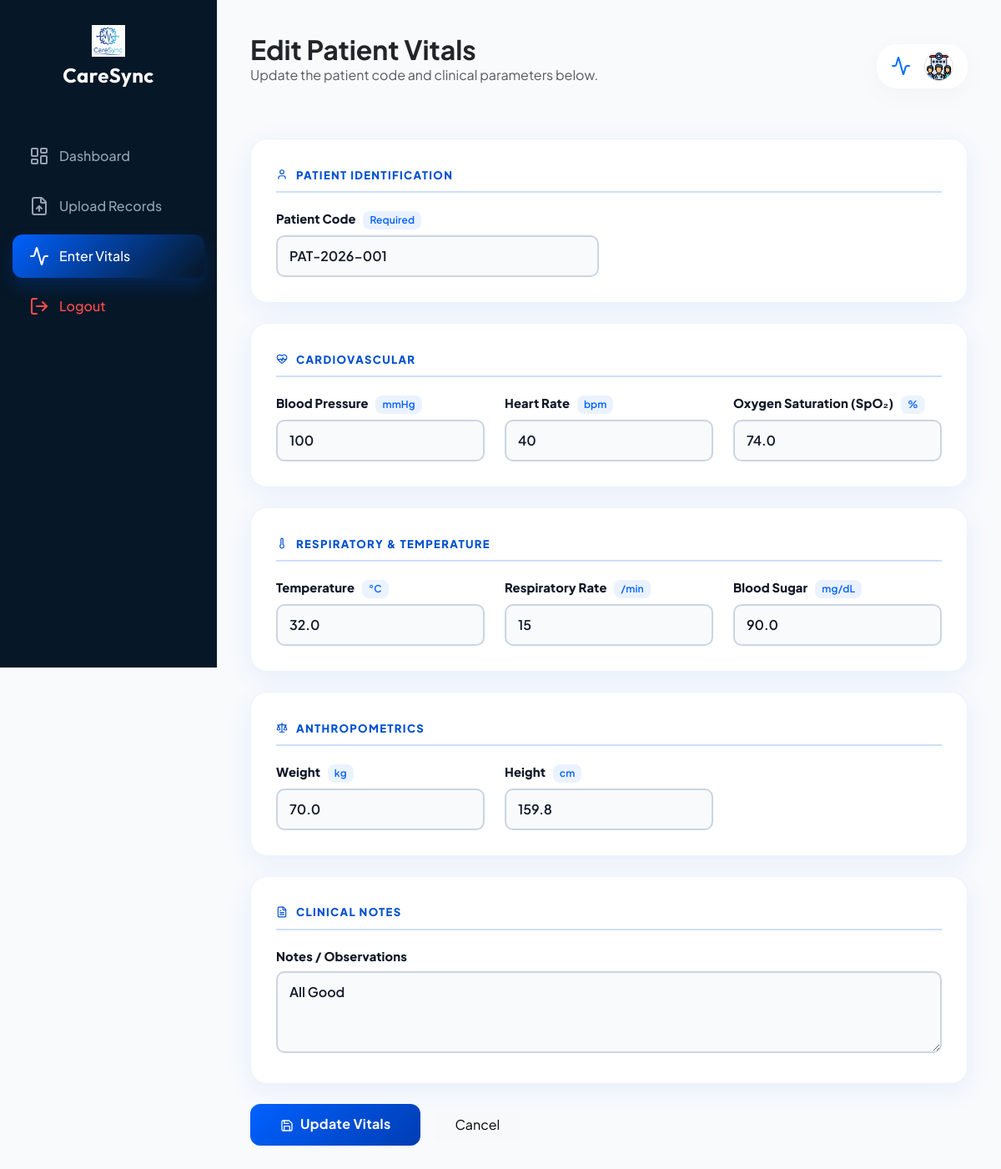
The page /Attendee/edit_vitals.php?id=1 (signed in) on the database its author committed.
### tables this page shows
CREATE TABLE `vitals` (
  `id` int(11) NOT NULL,
  `patient_code` varchar(20) NOT NULL,
  `attendee_code` varchar(20) DEFAULT NULL,
  `blood_pressure` varchar(20) DEFAULT NULL COMMENT 'e.g. 120/80',
  `heart_rate` int(11) DEFAULT NULL COMMENT 'bpm',
  `temperature` decimal(4,1) DEFAULT NULL COMMENT 'Celsius',
  `respiratory_rate` int(11) DEFAULT NULL COMMENT 'breaths/min',
  `oxygen_saturation` decimal(4,1) DEFAULT NULL COMMENT 'percent',
  `blood_sugar` decimal(6,1) DEFAULT NULL COMMENT 'mg/dL',
  `weight_kg` decimal(5,1) DEFAULT NULL,
  `height_cm` decimal(5,1) DEFAULT NULL,
  `notes` text DEFAULT NULL,
  `recorded_at` timestamp NOT NULL DEFAULT current_timestamp()
);

### Attendee/edit_vitals.php (the view, shortened to what this page needs)
<?php
require_once '../dbconnect.php';
$vital_id = $_GET['id'] ?? null;
$stmt = $conn->prepare("SELECT * FROM vitals WHERE id = ?");
$stmt->bind_param("i", $vital_id);
$stmt->execute();
$vital = $stmt->get_result()->fetch_assoc();
?>
<!DOCTYPE html>
<html lang="en">
<head>
    <link rel="stylesheet" href="../Bootstrap/bootstrap.min.css">
    <link rel="stylesheet" href="../styles/attendee_dashboard.css?v=<?php echo time(); ?>">
</head>
<body>
<div class="sidebar">
    <div class="text-center mb-5">
        <img src="../Assets/CareSyncLogo.png" width="40" alt="Logo">
        <h4 class="mt-2">CareSync</h4>
    </div>
    <nav class="nav flex-column">
        <a class="nav-link" href="attendee_dashboard.php"><i data-lucide="layout-dashboard"></i> <span>Dashboard</span></a>
        <a class="nav-link" href="../prescription_reader/php-test-app/index.php"><i data-lucide="file-up"></i> <span>Upload Records</span></a>
        <a class="nav-link active" href="enter_vitals.php"><i data-lucide="activity"></i> <span>Enter Vitals</span></a>
        <a href="../logout.php" class="nav-link logout-link"><i data-lucide="log-out"></i> <span>Logout</span></a>
    </nav>
</div>
<div class="main-content">
    <div class="d-flex justify-content-between align-items-center mb-5">
        <div>
            <h2 class="fw-bold mb-0">Edit Patient Vitals</h2>
            <p class="text-muted">Update the patient code and clinical parameters below.</p>
        </div>
        <div class="glass-card py-2 px-3 d-flex align-items-center gap-3">
            <i data-lucide="activity" size="20" class="text-primary"></i>
            <img src="../icons/medical-staff.png" width="35" height="35" class="rounded-circle border">
        </div>
    </div>
    <form method="POST" id="vitalsForm">
        <div class="vitals-card mb-4">
            <p class="section-title"><i data-lucide="user" width="14" class="me-1"></i>Patient Identification</p>
            <div class="row g-4">
                <div class="col-md-6 vital-field">
                    <label for="patient_code">Patient Code <span class="unit-badge">Required</span></label>
                    <input type="text" id="patient_code" name="patient_code"
                           placeholder="e.g. PAT-2026-002" required
                           value="<?= htmlspecialchars($_POST['patient_code'] ?? $vital['patient_code'] ?? '') ?>">
                </div>
            </div>
        </div>
        <div class="vitals-card mb-4">
            <p class="section-title"><i data-lucide="heart-pulse" width="14" class="me-1"></i>Cardiovascular</p>
            <div class="row g-4">
                <div class="col-md-4 vital-field">
                    <label for="blood_pressure">Blood Pressure <span class="unit-badge">mmHg</span></label>
                    <input type="text" id="blood_pressure" name="blood_pressure" placeholder="120/80" value="<?= htmlspecialchars($_POST['blood_pressure'] ?? $vital['blood_pressure'] ?? '') ?>">
                </div>
                <div class="col-md-4 vital-field">
                    <label for="heart_rate">Heart Rate <span class="unit-badge">bpm</span></label>
                    <input type="number" id="heart_rate" name="heart_rate" min="20" max="300" placeholder="72" value="<?= htmlspecialchars($_POST['heart_rate'] ?? $vital['heart_rate'] ?? '') ?>">
                </div>
                <div class="col-md-4 vital-field">
                    <label for="oxygen_saturation">Oxygen Saturation (SpO₂) <span class="unit-badge">%</span></label>
                    <input type="number" id="oxygen_saturation" name="oxygen_saturation" step="0.1" min="50" max="100" placeholder="98.0" value="<?= htmlspecialchars($_POST['oxygen_saturation'] ?? $vital['oxygen_saturation'] ?? '') ?>">
                </div>
            </div>
        </div>
        <div class="vitals-card mb-4">
            <p class="section-title"><i data-lucide="thermometer" width="14" class="me-1"></i>Respiratory & Temperature</p>
            <div class="row g-4">
                <div class="col-md-4 vital-field">
                    <label for="temperature">Temperature <span class="unit-badge">°C</span></label>
                    <input type="number" id="temperature" name="temperature" step="0.1" min="30" max="45" placeholder="37.0" value="<?= htmlspecialchars($_POST['temperature'] ?? $vital['temperature'] ?? '') ?>">
                </div>
                <div class="col-md-4 vital-field">
                    <label for="respiratory_rate">Respiratory Rate <span class="unit-badge">/min</span></label>
                    <input type="number" id="respiratory_rate" name="respiratory_rate" min="1" max="100" placeholder="16" value="<?= htmlspecialchars($_POST['respiratory_rate'] ?? $vital['respiratory_rate'] ?? '') ?>">
                </div>
                <div class="col-md-4 vital-field">
                    <label for="blood_sugar">Blood Sugar <span class="unit-badge">mg/dL</span></label>
                    <input type="number" id="blood_sugar" name="blood_sugar" step="0.1" min="0" placeholder="95.0" value="<?= htmlspecialchars($_POST['blood_sugar'] ?? $vital['blood_sugar'] ?? '') ?>">
                </div>
            </div>
        </div>
        <div class="vitals-card mb-4">
            <p class="section-title"><i data-lucide="scale" width="14" class="me-1"></i>Anthropometrics</p>
            <div class="row g-4">
                <div class="col-md-4 vital-field">
                    <label for="weight_kg">Weight <span class="unit-badge">kg</span></label>
                    <input type="number" id="weight_kg" name="weight_kg" step="0.1" min="0" placeholder="70.0" value="<?= htmlspecialchars($_POST['weight_kg'] ?? $vital['weight_kg'] ?? '') ?>">
                </div>
                <div class="col-md-4 vital-field">
                    <label for="height_cm">Height <span class="unit-badge">cm</span></label>
                    <input type="number" id="height_cm" name="height_cm" step="0.1" min="0" placeholder="170.0" value="<?= htmlspecialchars($_POST['height_cm'] ?? $vital['height_cm'] ?? '') ?>">
                </div>
            </div>
        </div>
        <div class="vitals-card mb-4">
            <p class="section-title"><i data-lucide="file-text" width="14" class="me-1"></i>Clinical Notes</p>
            <div class="vital-field">
                <label for="notes">Notes / Observations</label>
                <textarea id="notes" name="notes" rows="3" placeholder="Any additional observations or symptoms..."><?= htmlspecialchars($_POST['notes'] ?? $vital['notes'] ?? '') ?></textarea>
            </div>
        </div>
        <div class="d-flex gap-3 align-items-center">
            <button type="submit" name="save_vitals" class="btn-save">
                <i data-lucide="save" width="16" class="me-2"></i>Update Vitals
            </button>
            <a href="attendee_dashboard.php" class="btn btn-light rounded-3 px-4 py-2 fw-600">Cancel</a>
        </div>
    </form>
</div>
</body>
</html>

### styles/attendee_dashboard.css (style rules this page uses)
:root { --primary-blue: #0061ff; --navy-dark: #061727; --sidebar-w: 260px; --blue-gradient: linear-gradient(135deg, var(--primary-blue) 0%, var(--navy-dark) 100%); }
body { background: #f8fafc; margin: 0; font-family: 'Plus Jakarta Sans', sans-serif; display: flex; min-height: 100vh; }
.sidebar { width: var(--sidebar-w); background: var(--navy-dark); height: 100vh; position: fixed; top: 0; left: 0; padding: 30px 15px; display: flex; flex-direction: column; z-index: 1000; }
.sidebar h4 { font-family: 'Custom'; color: white; letter-spacing: 0.5px; }
.sidebar .nav-link { color: #94a3b8; padding: 14px 20px; border-radius: 12px; margin-bottom: 8px; display: flex; align-items: center; gap: 12px; text-decoration: none; transition: 0.3s; font-weight: 500; }
.sidebar .nav-link:hover, .sidebar .nav-link.active { background: rgba(255, 255, 255, 0.1); color: white; }
.sidebar .nav-link.active { background: var(--blue-gradient); box-shadow: 0 10px 20px rgba(0, 97, 255, 0.2); }
.logout-link { margin-top: auto; margin-bottom: 20px; color: #ff4d4d !important; }
.main-content { flex: 1; margin-left: var(--sidebar-w); padding: 40px; width: calc(100% - var(--sidebar-w)); }
.glass-card { background: rgba(255, 255, 255, 0.9); backdrop-filter: blur(10px); border: 1px solid rgba(255, 255, 255, 0.4); border-radius: 24px; box-shadow: 0 8px 32px rgba(0, 0, 0, 0.03); padding: 25px; transition: 0.3s; }

### Attendee/edit_vitals.php (style rules this page uses)
.vitals-card { background: rgba(255,255,255,0.95); border-radius: 20px; padding: 30px; box-shadow: 0 8px 32px rgba(0,97,255,0.07); border: 1px solid rgba(0,97,255,0.08); }
.vital-field label { font-weight: 800; font-size: 0.92rem; color: #111827; margin-bottom: 7px; display: block; letter-spacing: 0.01em; }
.vital-field input, .vital-field textarea { border-radius: 10px; border: 2px solid #cbd5e1; padding: 11px 14px; font-size: 1rem; font-weight: 600; color: #111827; width: 100%; transition: border 0.2s; background: #f8fafc; }
.vital-field input::placeholder, .vital-field textarea::placeholder { color: #94a3b8; font-weight: 400; }
.unit-badge { display: inline-block; background: rgba(0,97,255,0.08); color: #0061ff; font-size: 0.75rem; font-weight: 600; border-radius: 8px; padding: 2px 8px; margin-left: 6px; vertical-align: middle; }
.btn-save { background: linear-gradient(135deg,#0061ff,#003db3); color: #fff; border: none; border-radius: 12px; padding: 12px 36px; font-weight: 700; font-size: 1rem; letter-spacing: 0.3px; cursor: pointer; transition: 0.25s; }
.section-title { font-size: 0.82rem; font-weight: 800; text-transform: uppercase; letter-spacing: 0.1em; color: #0050d0; border-bottom: 2px solid rgba(0,97,255,0.2); padding-bottom: 8px; margin-bottom: 20px; display: flex; align-items: center; gap: 6px; }

### rows shown on the page
vitals: patient_code "PAT-2026-001", blood_pressure "100", heart_rate "40", oxygen_saturation "74.0", temperature "32.0", respiratory_rate "15", blood_sugar "90.0", weight_kg "70.0", height_cm "159.8", notes "All Good"
